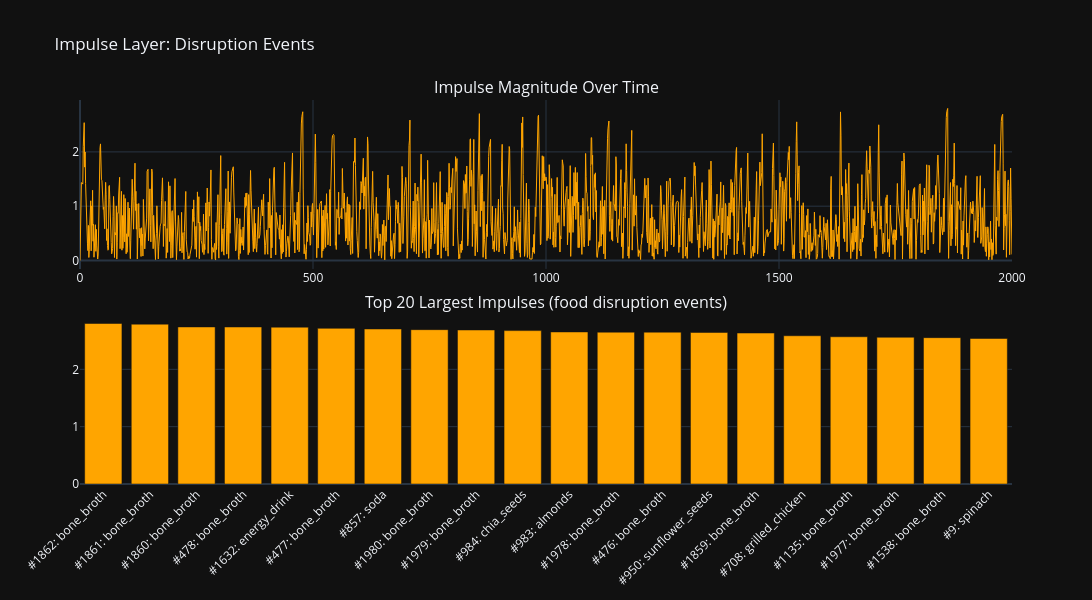

Notebook source saved alongside this figure:
### Markdown cell above
---
## Impulse Layer: Event Detection

The impulse (fast - slow) captures moments of disruption. When does it spike? What foods cause the biggest impulses?

### Code cell
impulse_magnitude = np.linalg.norm(bio_impulse, axis=1)

fig = make_subplots(rows=2, cols=1, subplot_titles=[
    'Impulse Magnitude Over Time',
    'Top 20 Largest Impulses (food disruption events)',
], vertical_spacing=0.12)

fig.add_trace(go.Scatter(y=impulse_magnitude, mode='lines',
    line=dict(width=1, color='orange'), showlegend=False), row=1, col=1)

top20_idx = np.argsort(impulse_magnitude)[-20:][::-1]
fig.add_trace(go.Bar(
    x=[f'#{i}: {sequence[i-1]}' if i > 0 else '#0' for i in top20_idx],
    y=[impulse_magnitude[i] for i in top20_idx],
    marker_color='orange', showlegend=False), row=2, col=1)

fig.update_layout(template=PLOTLY_DARK, height=600, width=1100,
    title='Impulse Layer: Disruption Events')
fig.update_xaxes(tickangle=-45, row=2, col=1)
fig.show()

print('Top 10 impulse events:')
for idx in top20_idx[:10]:
    food = sequence[idx-1] if idx > 0 else '(start)'
    print(f'  Step {idx}: {food:20s}  magnitude={impulse_magnitude[idx]:.4f}  health_impulse={bio_impulse[idx,0]:.4f}')

### Figure 1 — Plotly figure (JSON) as saved in the notebook; plotly's stock layout.template omitted (floating-point values rounded to 4 significant figures; data arrays with more than 128 entries replaced by an {"elided": "..."} marker saying what was removed)
{"data": [{"line": {"color": "orange", "width": 1}, "mode": "lines", "showlegend": false, "type": "scatter", "xaxis": "x", "y": {"elided": "2001 float values"}, "yaxis": "y"}, {"marker": {"color": "orange"}, "showlegend": false, "type": "bar", "x": ["#1862: bone_broth", "#1861: bone_broth", "#1860: bone_broth", "#478: bone_broth", "#1632: energy_drink", "#477: bone_broth", "#857: soda", "#1980: bone_broth", "#1979: bone_broth", "#984: chia_seeds", "#983: almonds", "#1978: bone_broth", "#476: bone_broth", "#950: sunflower_seeds", "#1859: bone_broth", "#708: grilled_chicken", "#1135: bone_broth", "#1977: bone_broth", "#1538: bone_broth", "#9: spinach"], "xaxis": "x2", "y": [2.8, 2.788, 2.74, 2.739, 2.736, 2.715, 2.704, 2.692, 2.686, 2.675, 2.652, 2.648, 2.648, 2.643, 2.633, 2.586, 2.568, 2.559, 2.553, 2.538], "yaxis": "y2"}], "layout": {"annotations": [{"font": {"size": 16}, "showarrow": false, "text": "Impulse Magnitude Over Time", "x": 0.5, "xanchor": "center", "xref": "paper", "y": 1.0, "yanchor": "bottom", "yref": "paper"}, {"font": {"size": 16}, "showarrow": false, "text": "Top 20 Largest Impulses (food disruption events)", "x": 0.5, "xanchor": "center", "xref": "paper", "y": 0.44, "yanchor": "bottom", "yref": "paper"}], "height": 600, "title": {"text": "Impulse Layer: Disruption Events"}, "width": 1100, "xaxis": {"anchor": "y", "domain": [0.0, 1.0]}, "xaxis2": {"anchor": "y2", "domain": [0.0, 1.0], "tickangle": -45}, "yaxis": {"anchor": "x", "domain": [0.56, 1.0]}, "yaxis2": {"anchor": "x2", "domain": [0.0, 0.44]}}}
